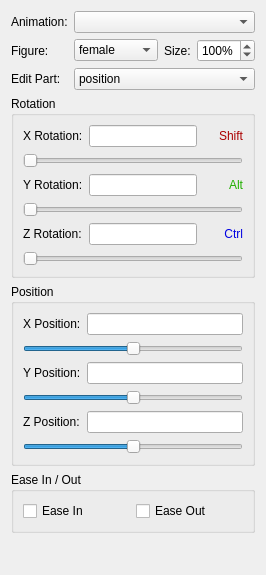
      <widget class="QWidget" name="avatarTab">
       <attribute name="title">
        <string>Avatar</string>
       </attribute>
       <layout class="QGridLayout">
        <item row="0" column="0">
         <widget class="QLabel" name="animationLabel">
          <property name="sizePolicy">
           <sizepolicy hsizetype="Fixed" vsizetype="Preferred">
            <horstretch>0</horstretch>
            <verstretch>0</verstretch>
           </sizepolicy>
          </property>
          <property name="text">
           <string>Animation:</string>
          </property>
         </widget>
        </item>
        <item row="0" column="1" colspan="3">
         <widget class="QComboBox" name="selectAnimationCombo">
          <property name="sizePolicy">
           <sizepolicy hsizetype="Minimum" vsizetype="Fixed">
            <horstretch>0</horstretch>
            <verstretch>0</verstretch>
           </sizepolicy>
          </property>
         </widget>
        </item>
        <item row="1" column="0">
         <widget class="QLabel" name="figureLabel">
          <property name="sizePolicy">
           <sizepolicy hsizetype="Fixed" vsizetype="Preferred">
            <horstretch>0</horstretch>
            <verstretch>0</verstretch>
           </sizepolicy>
          </property>
          <property name="text">
           <string>Figure:</string>
          </property>
         </widget>
        </item>
        <item row="1" column="1">
         <widget class="QComboBox" name="figureCombo">
          <property name="sizePolicy">
           <sizepolicy hsizetype="Minimum" vsizetype="Fixed">
            <horstretch>0</horstretch>
            <verstretch>0</verstretch>
           </sizepolicy>
          </property>
          <item>
           <property name="text">
            <string>female</string>
           </property>
          </item>
          <item>
           <property name="text">
            <string>male</string>
           </property>
          </item>
         </widget>
        </item>
        <item row="1" column="2">
         <widget class="QLabel" name="scaleLabel">
          <property name="sizePolicy">
           <sizepolicy hsizetype="Fixed" vsizetype="Preferred">
            <horstretch>0</horstretch>
            <verstretch>0</verstretch>
           </sizepolicy>
          </property>
          <property name="text">
           <string>Size:</string>
          </property>
         </widget>
        </item>
        <item row="1" column="3">
         <widget class="QSpinBox" name="scaleSpin">
          <property name="sizePolicy">
           <sizepolicy hsizetype="Fixed" vsizetype="Fixed">
            <horstretch>0</horstretch>
            <verstretch>0</verstretch>
           </sizepolicy>
          </property>
          <property name="suffix">
           <string>%</string>
          </property>
          <property name="minimum">
           <number>30</number>
          </property>
          <property name="maximum">
           <number>200</number>
          </property>
          <property name="value">
           <number>100</number>
          </property>
         </widget>
        </item>
        <item row="2" column="0">
         <widget class="QLabel" name="editPartLabel">
          <property name="sizePolicy">
           <sizepolicy hsizetype="Fixed" vsizetype="Preferred">
            <horstretch>0</horstretch>
            <verstretch>0</verstretch>
           </sizepolicy>
          </property>
          <property name="text">
           <string>Edit Part:</string>
          </property>
         </widget>
        </item>
        <item row="2" column="1" colspan="3">
         <widget class="QComboBox" name="editPartCombo">
          <property name="sizePolicy">
           <sizepolicy hsizetype="Minimum" vsizetype="Fixed">
            <horstretch>0</horstretch>
            <verstretch>0</verstretch>
           </sizepolicy>
          </property>
          <item>
           <property name="text">
            <string>position</string>
           </property>
          </item>
          <item>
           <property name="text">
            <string>hip</string>
           </property>
          </item>
          <item>
           <property name="text">
            <string>abdomen</string>
           </property>
          </item>
          <item>
           <property name="text">
            <string>chest</string>
           </property>
          </item>
          <item>
           <property name="text">
            <string>neck</string>
           </property>
          </item>
          <item>
           <property name="text">
            <string>head</string>
           </property>
          </item>
          <item>
           <property name="text">
            <string>lCollar</string>
           </property>
          </item>
          <item>
           <property name="text">
            <string>lShldr</string>
           </property>
          </item>
          <item>
           <property name="text">
            <string>lForeArm</string>
           </property>
          </item>
          <item>
           <property name="text">
            <string>lHand</string>
           </property>
          </item>
          <item>
           <property name="text">
            <string>rCollar</string>
           </property>
          </item>
          <item>
           <property name="text">
            <string>rShldr</string>
           </property>
          </item>
          <item>
           <property name="text">
            <string>rForeArm</string>
           </property>
          </item>
          <item>
           <property name="text">
            <string>rHand</string>
           </property>
          </item>
          <item>
           <property name="text">
            <string>lThigh</string>
           </property>
          </item>
          <item>
           <property name="text">
            <string>lShin</string>
           </property>
          </item>
          <item>
           <property name="text">
            <string>lFoot</string>
           </property>
          </item>
          <item>
           <property name="text">
            <string>rThigh</string>
           </property>
          </item>
          <item>
           <property name="text">
            <string>rShin</string>
           </property>
          </item>
          <item>
           <property name="text">
            <string>rFoot</string>
           </property>
          </item>
         </widget>
        </item>
        <item row="3" column="0" colspan="4">
         <widget class="QGroupBox" name="rotationGroupBox">
          <property name="title">
           <string>Rotation</string>
          </property>
          <layout class="QGridLayout">
           <item row="2" column="0">
            <widget class="QLabel" name="yRotationLabel">
             <property name="sizePolicy">
              <sizepolicy hsizetype="Fixed" vsizetype="Preferred">
               <horstretch>0</horstretch>
               <verstretch>0</verstretch>
              </sizepolicy>
             </property>
             <property name="text">
              <string>Y Rotation:</string>
             </property>
            </widget>
           </item>
           <item row="2" column="1">
            <widget class="QLineEdit" name="yRotationEdit">
             <property name="sizePolicy">
              <sizepolicy hsizetype="Preferred" vsizetype="Fixed">
               <horstretch>0</horstretch>
               <verstretch>0</verstretch>
              </sizepolicy>
             </property>
            </widget>
           </item>
           <item row="2" column="2">
            <widget class="QLabel" name="altLabel">
             <property name="sizePolicy">
              <sizepolicy hsizetype="Fixed" vsizetype="Preferred">
               <horstretch>0</horstretch>
               <verstretch>0</verstretch>
              </sizepolicy>
             </property>
             <property name="minimumSize">
              <size>
               <width>40</width>
               <height>0</height>
              </size>
             </property>
             <property name="styleSheet">
              <string notr="true">color: #20af00;
</string>
             </property>
             <property name="text">
              <string>Alt</string>
             </property>
             <property name="alignment">
              <set>Qt::AlignRight|Qt::AlignTrailing|Qt::AlignVCenter</set>
             </property>
            </widget>
           </item>
           <item row="3" column="0" colspan="3">
            <widget class="QSlider" name="yRotationSlider">
             <property name="sizePolicy">
              <sizepolicy hsizetype="Preferred" vsizetype="Fixed">
               <horstretch>0</horstretch>
               <verstretch>0</verstretch>
              </sizepolicy>
             </property>
             <property name="orientation">
              <enum>Qt::Horizontal</enum>
             </property>
            </widget>
           </item>
           <item row="4" column="0">
            <widget class="QLabel" name="zRotationLabel">
             <property name="sizePolicy">
              <sizepolicy hsizetype="Fixed" vsizetype="Preferred">
               <horstretch>0</horstretch>
               <verstretch>0</verstretch>
              </sizepolicy>
             </property>
             <property name="text">
              <string>Z Rotation:</string>
             </property>
            </widget>
           </item>
           <item row="4" column="1">
            <widget class="QLineEdit" name="zRotationEdit">
             <property name="sizePolicy">
              <sizepolicy hsizetype="Preferred" vsizetype="Fixed">
               <horstretch>0</horstretch>
               <verstretch>0</verstretch>
              </sizepolicy>
             </property>
            </widget>
           </item>
           <item row="4" column="2">
            <widget class="QLabel" name="ctrlLabel">
             <property name="sizePolicy">
              <sizepolicy hsizetype="Fixed" vsizetype="Preferred">
               <horstretch>0</horstretch>
               <verstretch>0</verstretch>
              </sizepolicy>
             </property>
             <property name="minimumSize">
              <size>
               <width>40</width>
               <height>0</height>
              </size>
             </property>
             <property name="styleSheet">
              <string notr="true">color: #0000e2;
</string>
             </property>
             <property name="text">
              <string>Ctrl</string>
             </property>
             <property name="alignment">
              <set>Qt::AlignRight|Qt::AlignTrailing|Qt::AlignVCenter</set>
             </property>
            </widget>
           </item>
           <item row="5" column="0" colspan="3">
            <widget class="QSlider" name="zRotationSlider">
             <property name="sizePolicy">
              <sizepolicy hsizetype="Preferred" vsizetype="Fixed">
               <horstretch>0</horstretch>
               <verstretch>0</verstretch>
              </sizepolicy>
             </property>
             <property name="orientation">
              <enum>Qt::Horizontal</enum>
             </property>
            </widget>
           </item>
           <item row="0" column="0">
            <widget class="QLabel" name="xRotationLabel">
             <property name="sizePolicy">
              <sizepolicy hsizetype="Fixed" vsizetype="Preferred">
               <horstretch>0</horstretch>
               <verstretch>0</verstretch>
              </sizepolicy>
             </property>
             <property name="text">
              <string>X Rotation:</string>
             </property>
            </widget>
           </item>
           <item row="0" column="1">
            <widget class="QLineEdit" name="xRotationEdit">
             <property name="sizePolicy">
              <sizepolicy hsizetype="Preferred" vsizetype="Fixed">
               <horstretch>0</horstretch>
               <verstretch>0</verstretch>
              </sizepolicy>
             </property>
            </widget>
           </item>
           <item row="0" column="2">
            <widget class="QLabel" name="shiftLabel">
             <property name="sizePolicy">
              <sizepolicy hsizetype="Fixed" vsizetype="Preferred">
               <horstretch>0</horstretch>
               <verstretch>0</verstretch>
              </sizepolicy>
             </property>
             <property name="minimumSize">
              <size>
               <width>40</width>
               <height>0</height>
              </size>
             </property>
             <property name="styleSheet">
              <string notr="true">color: #ab0000;
</string>
             </property>
             <property name="text">
              <string>Shift</string>
             </property>
             <property name="alignment">
              <set>Qt::AlignRight|Qt::AlignTrailing|Qt::AlignVCenter</set>
             </property>
            </widget>
           </item>
           <item row="1" column="0" colspan="3">
            <widget class="QSlider" name="xRotationSlider">
             <property name="sizePolicy">
              <sizepolicy hsizetype="Preferred" vsizetype="Fixed">
               <horstretch>0</horstretch>
               <verstretch>0</verstretch>
              </sizepolicy>
             </property>
             <property name="orientation">
              <enum>Qt::Horizontal</enum>
             </property>
            </widget>
           </item>
          </layout>
         </widget>
        </item>
        <item row="4" column="0" colspan="4">
         <widget class="QGroupBox" name="positionGroupBox">
          <property name="title">
           <string>Position</string>
          </property>
          <layout class="QGridLayout">
           <item row="0" column="0">
            <widget class="QLabel" name="xPositionLabel">
             <property name="sizePolicy">
              <sizepolicy hsizetype="Fixed" vsizetype="Preferred">
               <horstretch>0</horstretch>
               <verstretch>0</verstretch>
              </sizepolicy>
             </property>
             <property name="text">
              <string>X Position:</string>
             </property>
            </widget>
           </item>
           <item row="0" column="1">
            <widget class="QLineEdit" name="xPositionEdit">
             <property name="sizePolicy">
              <sizepolicy hsizetype="Preferred" vsizetype="Fixed">
               <horstretch>0</horstretch>
               <verstretch>0</verstretch>
              </sizepolicy>
             </property>
            </widget>
           </item>
           <item row="1" column="0" colspan="2">
            <widget class="QSlider" name="xPositionSlider">
             <property name="sizePolicy">
              <sizepolicy hsizetype="Preferred" vsizetype="Fixed">
               <horstretch>0</horstretch>
               <verstretch>0</verstretch>
              </sizepolicy>
             </property>
             <property name="minimum">
              <number>-19600</number>
             </property>
             <property name="maximum">
              <number>19600</number>
             </property>
             <property name="orientation">
              <enum>Qt::Horizontal</enum>
             </property>
            </widget>
           </item>
           <item row="2" column="0">
            <widget class="QLabel" name="ypositionLabel">
             <property name="sizePolicy">
              <sizepolicy hsizetype="Fixed" vsizetype="Preferred">
               <horstretch>0</horstretch>
               <verstretch>0</verstretch>
              </sizepolicy>
             </property>
             <property name="text">
              <string>Y Position:</string>
             </property>
            </widget>
           </item>
           <item row="2" column="1">
            <widget class="QLineEdit" name="yPositionEdit">
             <property name="sizePolicy">
              <sizepolicy hsizetype="Preferred" vsizetype="Fixed">
               <horstretch>0</horstretch>
               <verstretch>0</verstretch>
              </sizepolicy>
             </property>
            </widget>
           </item>
           <item row="3" column="0" colspan="2">
            <widget class="QSlider" name="yPositionSlider">
             <property name="sizePolicy">
              <sizepolicy hsizetype="Preferred" vsizetype="Fixed">
               <horstretch>0</horstretch>
               <verstretch>0</verstretch>
              </sizepolicy>
             </property>
             <property name="minimum">
              <number>-19600</number>
             </property>
             <property name="maximum">
              <number>19600</number>
             </property>
             <property name="orientation">
              <enum>Qt::Horizontal</enum>
             </property>
            </widget>
           </item>
           <item row="4" column="0">
            <widget class="QLabel" name="zRotationLabel_2">
             <property name="sizePolicy">
              <sizepolicy hsizetype="Fixed" vsizetype="Preferred">
               <horstretch>0</horstretch>
               <verstretch>0</verstretch>
              </sizepolicy>
             </property>
             <property name="text">
              <string>Z Position:</string>
             </property>
            </widget>
           </item>
           <item row="4" column="1">
            <widget class="QLineEdit" name="zPositionEdit">
             <property name="sizePolicy">
              <sizepolicy hsizetype="Preferred" vsizetype="Fixed">
               <horstretch>0</horstretch>
               <verstretch>0</verstretch>
              </sizepolicy>
             </property>
            </widget>
           </item>
           <item row="5" column="0" colspan="2">
            <widget class="QSlider" name="zPositionSlider">
             <property name="sizePolicy">
              <sizepolicy hsizetype="Preferred" vsizetype="Fixed">
               <horstretch>0</horstretch>
               <verstretch>0</verstretch>
              </sizepolicy>
             </property>
             <property name="minimum">
              <number>-19600</number>
             </property>
             <property name="maximum">
              <number>19600</number>
             </property>
             <property name="orientation">
              <enum>Qt::Horizontal</enum>
             </property>
            </widget>
           </item>
          </layout>
         </widget>
        </item>
        <item row="5" column="0" colspan="4">
         <widget class="QGroupBox" name="easeInOutGroup">
          <property name="title">
           <string>Ease In / Out</string>
          </property>
          <layout class="QGridLayout">
           <item row="0" column="0">
            <widget class="QCheckBox" name="easeInCheck">
             <property name="sizePolicy">
              <sizepolicy hsizetype="Preferred" vsizetype="Fixed">
               <horstretch>0</horstretch>
               <verstretch>0</verstretch>
              </sizepolicy>
             </property>
             <property name="text">
              <string>Ease In</string>
             </property>
            </widget>
           </item>
           <item row="0" column="1">
            <widget class="QCheckBox" name="easeOutCheck">
             <property name="sizePolicy">
              <sizepolicy hsizetype="Preferred" vsizetype="Fixed">
               <horstretch>0</horstretch>
               <verstretch>0</verstretch>
              </sizepolicy>
             </property>
             <property name="text">
              <string>Ease Out</string>
             </property>
            </widget>
           </item>
          </layout>
         </widget>
        </item>
        <item row="6" column="1" colspan="2">
         <spacer>
          <property name="orientation">
           <enum>Qt::Vertical</enum>
          </property>
          <property name="sizeHint" stdset="0">
           <size>
            <width>20</width>
            <height>31</height>
           </size>
          </property>
         </spacer>
        </item>
       </layout>
      </widget>
